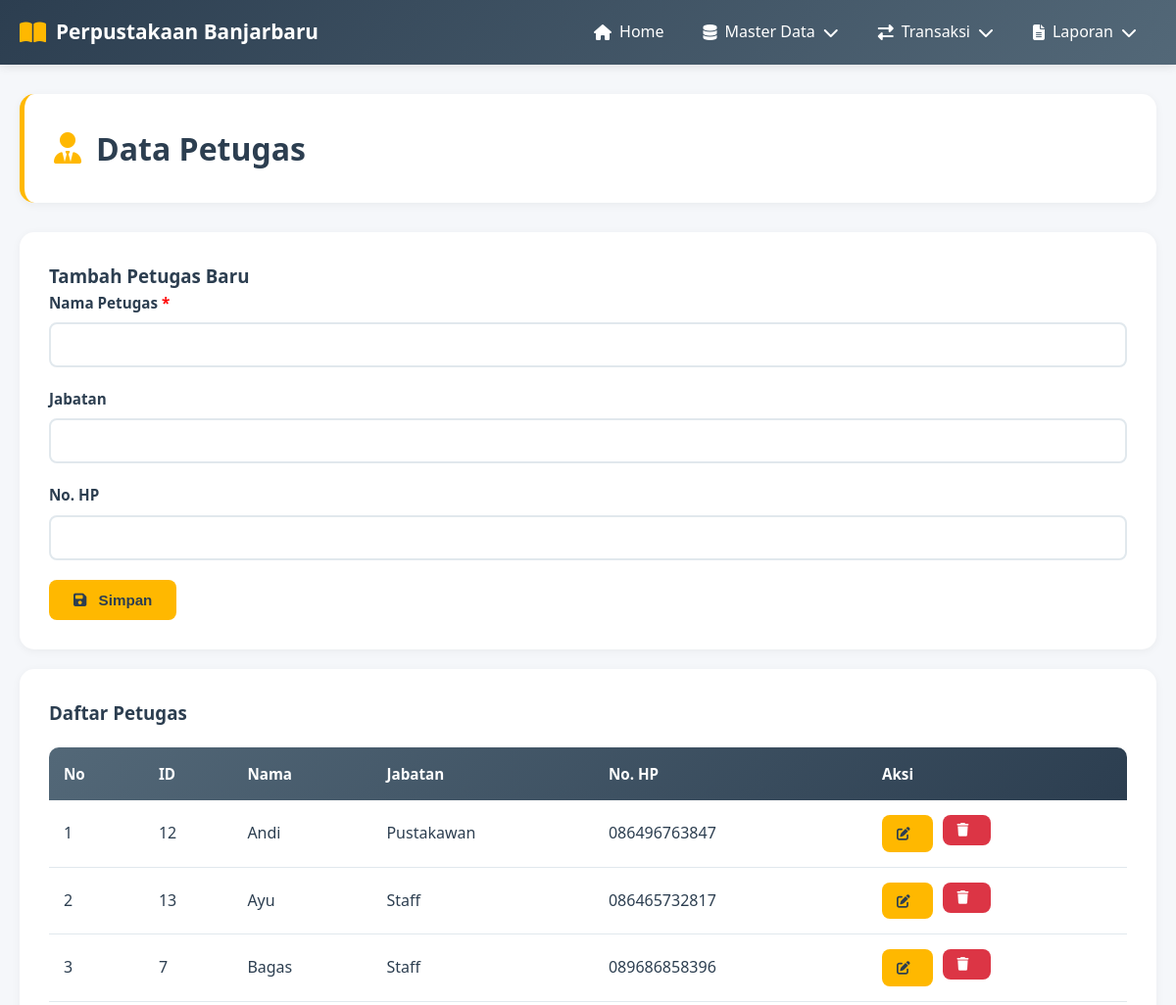
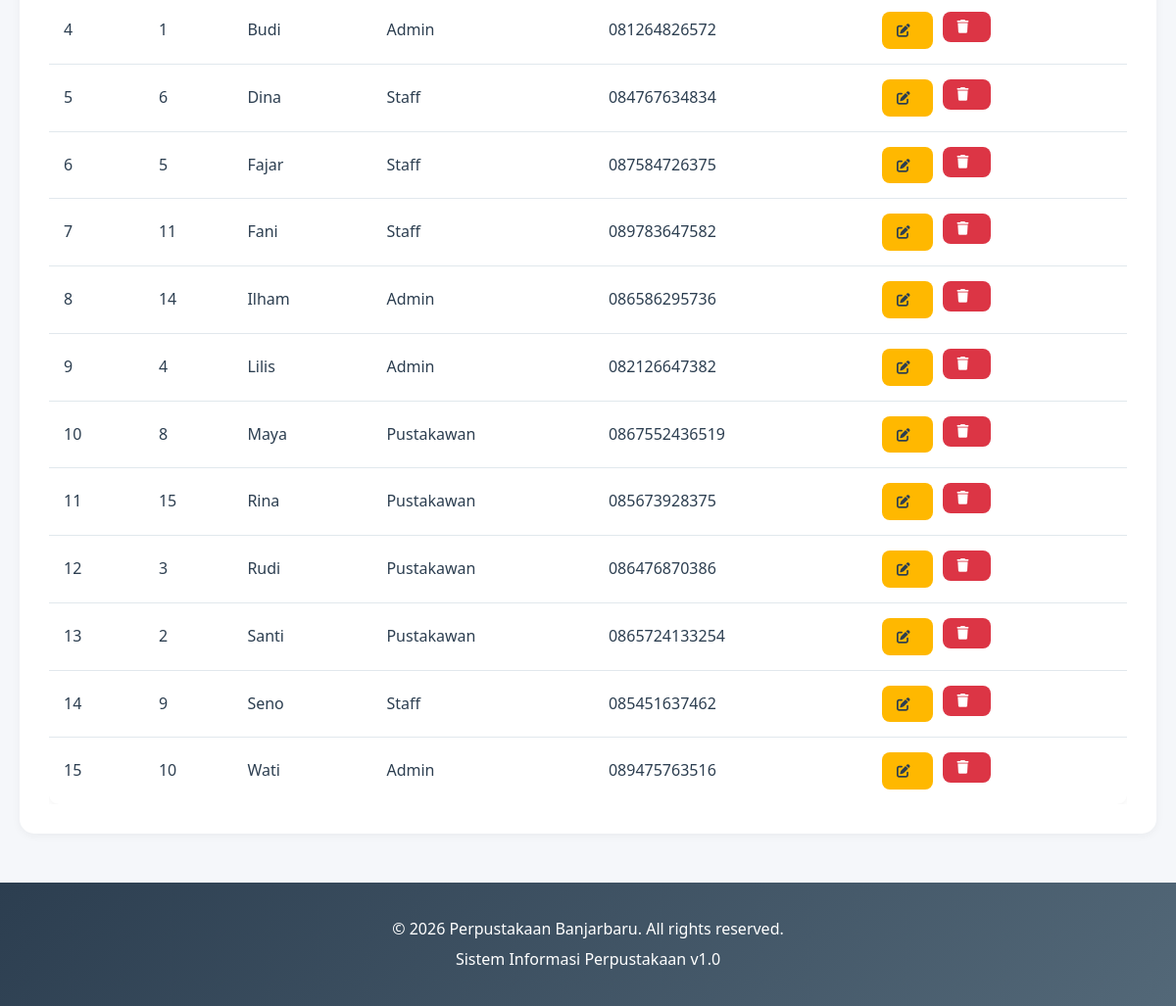
Page /modules/master/petugas.php on the committed database (2 pictures, top to bottom).
### tables this page shows
CREATE TABLE `petugas` (
  `id_petugas` int(11) NOT NULL,
  `nama` varchar(100) NOT NULL,
  `jabatan` varchar(50) NOT NULL,
  `no_hp` varchar(20) DEFAULT NULL
);

### config/database.php (called while the page is built, shortened)
<?php
$conn = mysqli_connect(DB_HOST, DB_USER, DB_PASS, DB_NAME);
mysqli_set_charset($conn, "utf8");
function query($sql) {
    global $conn;
    return mysqli_query($conn, $sql);
}
function fetchAll($result) {
    $data = [];
    while ($row = mysqli_fetch_assoc($result)) {
        $data[] = $row;
    }
    return $data;
}
?>

### modules/master/petugas.php (the view, shortened to what this page needs)
<?php
include '../../includes/header.php';
$edit_data = null;
$data = fetchAll(query("SELECT * FROM petugas ORDER BY nama"));
?>
<div class="container">
    <div class="page-header">
        <h2><i class="fas fa-user-tie"></i> Data Petugas</h2>
    </div>
    <div class="content-box">
        <h3><?php echo $edit_data ? 'Edit Petugas' : 'Tambah Petugas Baru'; ?></h3>
        <form method="POST">
            <div class="form-group">
                <label>Nama Petugas <span style="color: red;">*</span></label>
                <input type="text" name="nama" class="form-control" required
                       value="<?php echo $edit_data ? $edit_data['nama'] : ''; ?>">
            </div>
            <div class="form-group">
                <label>Jabatan</label>
                <input type="text" name="jabatan" class="form-control"
                       value="<?php echo $edit_data ? $edit_data['jabatan'] : ''; ?>">
            </div>
            <div class="form-group">
                <label>No. HP</label>
                <input type="text" name="no_hp" class="form-control"
                       value="<?php echo $edit_data ? $edit_data['no_hp'] : ''; ?>">
            </div>
            <div class="flex gap-10">
                <button type="submit" class="btn btn-primary">
                    <i class="fas fa-save"></i> <?php echo $edit_data ? 'Update' : 'Simpan'; ?>
                </button>
            </div>
        </form>
    </div>
    <div class="content-box mt-20">
        <h3>Daftar Petugas</h3>
        <div class="table-container">
            <table>
                <thead>
                    <tr>
                        <th>No</th>
                        <th>ID</th>
                        <th>Nama</th>
                        <th>Jabatan</th>
                        <th>No. HP</th>
                        <th>Aksi</th>
                    </tr>
                </thead>
                <tbody>
                    <?php $no = 1; foreach ($data as $row): ?>
                        <tr>
                            <td><?php echo $no++; ?></td>
                            <td><?php echo $row['id_petugas']; ?></td>
                            <td><?php echo $row['nama']; ?></td>
                            <td><?php echo $row['jabatan']; ?></td>
                            <td><?php echo $row['no_hp']; ?></td>
                            <td>
                                <div class="action-buttons">
                                    <a href="?edit=<?php echo $row['id_petugas']; ?>" class="btn btn-sm btn-primary">
                                        <i class="fas fa-edit"></i>
                                    </a>
                                    <form method="POST" style="display: inline;" onsubmit="return confirmDelete()">
                                        <button type="submit" class="btn btn-sm btn-danger">
                                            <i class="fas fa-trash"></i>
                                        </button>
                                    </form>
                                </div>
                            </td>
                        </tr>
                    <?php endforeach; ?>
                </tbody>
            </table>
        </div>
    </div>
</div>
<?php include '../../includes/footer.php'; ?>

### css/style.css (style rules this page uses)
* { margin: 0; padding: 0; box-sizing: border-box; }
:root { --primary-color: #FFB800; --secondary-color: #536878; --dark-blue: #2C3E50; --light-gray: #F5F7FA; --white: #FFFFFF; --text-dark: #2C3E50; --border-color: #E1E8ED; --success: #28A745; --danger: #DC3545; --warning: #FFC107; }
body { font-family: 'Segoe UI', Tahoma, Geneva, Verdana, sans-serif; background-color: var(--light-gray); color: var(--text-dark); line-height: 1.6; }
.container { max-width: 1400px; margin: 30px auto; padding: 0 20px; }
.page-header { background: var(--white); padding: 30px; border-radius: 15px; margin-bottom: 30px; box-shadow: 0 2px 10px rgba(0,0,0,0.05); border-left: 5px solid var(--primary-color); }
.page-header h2 { color: var(--dark-blue); font-size: 2rem; display: flex; align-items: center; gap: 15px; }
.page-header h2 i { color: var(--primary-color); }
.content-box { background: var(--white); padding: 30px; border-radius: 15px; box-shadow: 0 2px 10px rgba(0,0,0,0.05); }
.btn { display: inline-block; padding: 12px 25px; border: none; border-radius: 8px; cursor: pointer; text-decoration: none; font-weight: 600; transition: all 0.3s; font-size: 0.95rem; }
.btn i { margin-right: 8px; }
.btn-primary { background-color: var(--primary-color); color: var(--dark-blue); }
.btn-danger { background-color: var(--danger); color: var(--white); }
.btn-sm { padding: 8px 15px; font-size: 0.85rem; }
.table-container { overflow-x: auto; margin-top: 20px; }
table { width: 100%; border-collapse: collapse; background: var(--white); box-shadow: 0 2px 8px rgba(0,0,0,0.05); border-radius: 10px; overflow: hidden; }
thead { background: linear-gradient(135deg, var(--secondary-color), var(--dark-blue)); color: var(--white); }
thead th { padding: 15px; text-align: left; font-weight: 600; font-size: 0.95rem; }
tbody td { padding: 15px; border-bottom: 1px solid var(--border-color); }
tbody tr:last-child td { border-bottom: none; }
.form-group { margin-bottom: 20px; }
.form-group label { display: block; margin-bottom: 8px; color: var(--dark-blue); font-weight: 600; font-size: 0.95rem; }
.form-control { width: 100%; padding: 12px 15px; border: 2px solid var(--border-color); border-radius: 8px; font-size: 1rem; transition: all 0.3s; }
.action-buttons { display: flex; gap: 10px; }
.mt-20 { margin-top: 20px; }
.flex { display: flex; }
.gap-10 { gap: 10px; }

### rows in the picture
petugas: id_petugas "12", nama "Andi", jabatan "Pustakawan", no_hp "086496763847"
petugas: id_petugas "13", nama "Ayu", jabatan "Staff", no_hp "086465732817"
petugas: id_petugas "7", nama "Bagas", jabatan "Staff", no_hp "089686858396"
petugas: id_petugas "1", nama "Budi", jabatan "Admin", no_hp "081264826572"
petugas: id_petugas "6", nama "Dina", jabatan "Staff", no_hp "084767634834"
petugas: id_petugas "5", nama "Fajar", jabatan "Staff", no_hp "087584726375"
petugas: id_petugas "11", nama "Fani", jabatan "Staff", no_hp "089783647582"
petugas: id_petugas "14", nama "Ilham", jabatan "Admin", no_hp "086586295736"
petugas: id_petugas "4", nama "Lilis", jabatan "Admin", no_hp "082126647382"
petugas: id_petugas "8", nama "Maya", jabatan "Pustakawan", no_hp "0867552436519"
petugas: id_petugas "15", nama "Rina", jabatan "Pustakawan", no_hp "085673928375"
petugas: id_petugas "3", nama "Rudi", jabatan "Pustakawan", no_hp "086476870386"
petugas: id_petugas "2", nama "Santi", jabatan "Pustakawan", no_hp "0865724133254"
petugas: id_petugas "9", nama "Seno", jabatan "Staff", no_hp "085451637462"
petugas: id_petugas "10", nama "Wati", jabatan "Admin", no_hp "089475763516"
